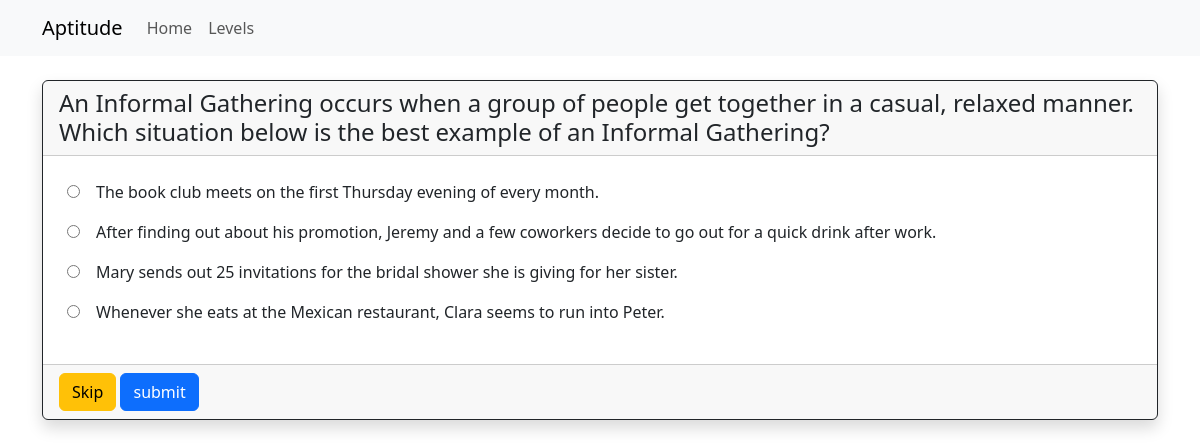
Page /category-questions/6 (signed in) on the committed database.
### main/models.py (models this page shows, shortened)
class QuizQuestions(models.Model):
    category = models.ForeignKey(QuizCategory,on_delete=models.CASCADE)
    question = models.TextField()
    option_1 = models.CharField(max_length=200)
    option_2 = models.CharField(max_length=200)
    option_3 = models.CharField(max_length=200)
    option_4 = models.CharField(max_length=200)
    level = models.CharField(max_length=100)
    correct_option = models.CharField(max_length=10)
    class Meta:
        verbose_name_plural='Questions'

### main/views.py (the view)
# urls.py: path('category-questions/<int:cat_id>',views.category_questions, name='category_questions'),
@login_required
def category_questions(request,cat_id):
    category = models.QuizCategory.objects.get(id=cat_id)
    question = models.QuizQuestions.objects.filter(category=category).order_by('id').first()
    return render(request,'category-questions.html',{'question':question,'category':category})

### templates/category-questions.html (shortened to what this page needs)
{%extends 'base.html'%}
    {%load static%}
    {%block content%}
    <div class="card my-4 border-dark shadow">
        <h4 class="card-header">{{question.question}}</h4>
        <form method="post" action="{% url 'submit_answer' category.id question.id %}">
            <div class="card-body">
                <table class="table table-hover table-borderless w-auto">
                    <tr>
                        <th><input  value="{{question.option_1}}" id="option_1" type="radio" name="answer"></th>
                        <td><label for="option_1">{{question.option_1}}</label></td>
                    </tr>
                    <tr>
                        <td><input  value="{{question.option_2}}" id="option_2" type="radio" name="answer"></td>
                        <td><label for="option_2">{{question.option_2}}</label></td>
                    </tr>
                    <tr>
                        <td><input value="{{question.option_3}}" id="option_3" type="radio" name="answer"></td>
                        <td><label for="option_3">{{question.option_3}}</label></td>
                    </tr>
                    <tr>
                        <td><input  value="{{question.option_4}}" id="option_4" type="radio" name="answer"></td>
                        <td><label for="option_4">{{question.option_4}}</label></td>
                    </tr>
                </table>
            </div>
            <div class="card-footer">
                <input type="submit" value="Skip" class="btn btn-warning skipBtn" name="skip">
                <input type="submit" value="submit" class="btn btn-primary submitBtn" name="submit">
            </div>
        </form>
    </div>
    {%endblock%}

### templates/base.html (shortened to what this page needs)
<!DOCTYPE html>
<html>
<head>
	<link href="https://cdn.jsdelivr.net/npm/bootstrap@5.3.0-alpha1/dist/css/bootstrap.min.css" rel="stylesheet">
</head>
<body>
	<nav class="navbar navbar-expand-lg bg-light text-dark">
		<div class="container">
			<a class="navbar-brand">Aptitude</a>
			<div class="collapse navbar-collapse float-end" id="navbarNavAltMarkup">
				<div class="navbar-nav">
					<a class="nav-link" href="{%url 'Home'%}">Home</a>
					<a class="nav-link" href="{%url 'all_categories'%}">Levels</a>
				</div>
			</div>
		</div>
	</nav>
	<main class="container">
		{%block content%}{%endblock%}
	</main>
</body>
</html>

### rows in the picture
QuizQuestions: question "An Informal Gathering occurs when a group of people get together in a casual, relaxed manner. Which situation below is the best example of an Informal Gathering?", option_1 "The book club meets on the first Thursday evening of every month.", option_2 "After finding out about his promotion, Jeremy and a few coworkers decide to go out for a quick drink after work.", option_3 "Mary sends out 25 invitations for the bridal shower she is giving for her sister.", option_4 "Whenever she eats at the Mexican restaurant, Clara seems to run into Peter."
